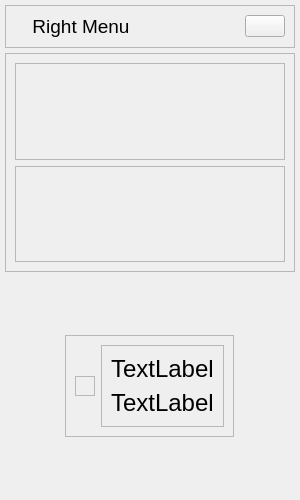
           <widget class="QCustomSlideMenu" name="rightMenuContainer" native="true">
            <property name="minimumSize">
             <size>
              <width>300</width>
              <height>500</height>
             </size>
            </property>
            <property name="maximumSize">
             <size>
              <width>232</width>
              <height>176</height>
             </size>
            </property>
            <layout class="QVBoxLayout" name="verticalLayout_11">
             <property name="spacing">
              <number>0</number>
             </property>
             <property name="leftMargin">
              <number>0</number>
             </property>
             <property name="topMargin">
              <number>0</number>
             </property>
             <property name="rightMargin">
              <number>0</number>
             </property>
             <property name="bottomMargin">
              <number>0</number>
             </property>
             <item>
              <widget class="QWidget" name="rightMenuSubContainer" native="true">
               <property name="minimumSize">
                <size>
                 <width>200</width>
                 <height>200</height>
                </size>
               </property>
               <layout class="QVBoxLayout" name="verticalLayout_12">
                <property name="spacing">
                 <number>5</number>
                </property>
                <property name="leftMargin">
                 <number>5</number>
                </property>
                <property name="topMargin">
                 <number>5</number>
                </property>
                <property name="rightMargin">
                 <number>5</number>
                </property>
                <property name="bottomMargin">
                 <number>5</number>
                </property>
                <item>
                 <widget class="QFrame" name="frame_8">
                  <property name="sizePolicy">
                   <sizepolicy hsizetype="Preferred" vsizetype="Fixed">
                    <horstretch>0</horstretch>
                    <verstretch>0</verstretch>
                   </sizepolicy>
                  </property>
                  <property name="frameShape">
                   <enum>QFrame::StyledPanel</enum>
                  </property>
                  <property name="frameShadow">
                   <enum>QFrame::Raised</enum>
                  </property>
                  <layout class="QHBoxLayout" name="horizontalLayout_9">
                   <item alignment="Qt::AlignHCenter">
                    <widget class="QLabel" name="label_7">
                     <property name="font">
                      <font>
                       <pointsize>14</pointsize>
                      </font>
                     </property>
                     <property name="text">
                      <string>Right Menu</string>
                     </property>
                     <property name="alignment">
                      <set>Qt::AlignCenter</set>
                     </property>
                    </widget>
                   </item>
                   <item alignment="Qt::AlignRight">
                    <widget class="QPushButton" name="closeRightMenuBtn">
                     <property name="toolTip">
                      <string>Close Menu</string>
                     </property>
                     <property name="text">
                      <string/>
                     </property>
                     <property name="icon">
                      <iconset resource="resources.qrc">
                       <normaloff>:/Icons/Images/icons/x-circle.svg</normaloff>:/Icons/Images/icons/x-circle.svg</iconset>
                     </property>
                     <property name="iconSize">
                      <size>
                       <width>40</width>
                       <height>40</height>
                      </size>
                     </property>
                    </widget>
                   </item>
                  </layout>
                 </widget>
                </item>
                <item>
                 <widget class="QFrame" name="frame_13">
                  <property name="styleSheet">
                   <string notr="true"/>
                  </property>
                  <property name="frameShape">
                   <enum>QFrame::StyledPanel</enum>
                  </property>
                  <property name="frameShadow">
                   <enum>QFrame::Raised</enum>
                  </property>
                  <layout class="QVBoxLayout" name="verticalLayout_16">
                   <item>
                    <widget class="QFrame" name="frame_14">
                     <property name="styleSheet">
                      <string notr="true">QPushButton#startBtn{
	
	background-color: rgb(0, 111, 37);
}



QPushButton#startBtn:pressed{


	background-color: rgb(21, 202, 1);

}
</string>
                     </property>
                     <property name="frameShape">
                      <enum>QFrame::StyledPanel</enum>
                     </property>
                     <property name="frameShadow">
                      <enum>QFrame::Raised</enum>
                     </property>
                     <layout class="QHBoxLayout" name="horizontalLayout_13"/>
                    </widget>
                   </item>
                   <item>
                    <widget class="QFrame" name="frame_15">
                     <property name="styleSheet">
                      <string notr="true">QPushButton#stopBtn{
	background-color: rgb(179, 35, 10);
}



QPushButton#stopBtn:pressed{


	background-color: rgb(255, 17, 0);

}
</string>
                     </property>
                     <property name="frameShape">
                      <enum>QFrame::StyledPanel</enum>
                     </property>
                     <property name="frameShadow">
                      <enum>QFrame::Raised</enum>
                     </property>
                     <layout class="QHBoxLayout" name="horizontalLayout_14"/>
                    </widget>
                   </item>
                  </layout>
                 </widget>
                </item>
                <item alignment="Qt::AlignVCenter">
                 <widget class="QCustomStackedWidget" name="rightMenuPages">
                  <property name="currentIndex">
                   <number>1</number>
                  </property>
                  <widget class="QWidget" name="page_4">
                   <layout class="QVBoxLayout" name="verticalLayout_13">
                    <item>
                     <widget class="QLabel" name="label_8">
                      <property name="font">
                       <font>
                        <pointsize>11</pointsize>
                       </font>
                      </property>
                      <property name="text">
                       <string>Profile</string>
                      </property>
                      <property name="alignment">
                       <set>Qt::AlignCenter</set>
                      </property>
                     </widget>
                    </item>
                   </layout>
                  </widget>
                  <widget class="QWidget" name="page_5">
                   <layout class="QVBoxLayout" name="verticalLayout_14">
                    <item alignment="Qt::AlignHCenter">
                     <widget class="QFrame" name="frame_9">
                      <property name="minimumSize">
                       <size>
                        <width>0</width>
                        <height>0</height>
                       </size>
                      </property>
                      <property name="frameShape">
                       <enum>QFrame::StyledPanel</enum>
                      </property>
                      <property name="frameShadow">
                       <enum>QFrame::Raised</enum>
                      </property>
                      <layout class="QHBoxLayout" name="horizontalLayout_10">
                       <item>
                        <widget class="QFrame" name="frame_10">
                         <property name="sizePolicy">
                          <sizepolicy hsizetype="Preferred" vsizetype="Fixed">
                           <horstretch>0</horstretch>
                           <verstretch>0</verstretch>
                          </sizepolicy>
                         </property>
                         <property name="frameShape">
                          <enum>QFrame::StyledPanel</enum>
                         </property>
                         <property name="frameShadow">
                          <enum>QFrame::Raised</enum>
                         </property>
                         <layout class="QVBoxLayout" name="verticalLayout_20"/>
                        </widget>
                       </item>
                       <item>
                        <widget class="QFrame" name="frame_12">
                         <property name="sizePolicy">
                          <sizepolicy hsizetype="Preferred" vsizetype="Fixed">
                           <horstretch>0</horstretch>
                           <verstretch>0</verstretch>
                          </sizepolicy>
                         </property>
                         <property name="frameShape">
                          <enum>QFrame::StyledPanel</enum>
                         </property>
                         <property name="frameShadow">
                          <enum>QFrame::Raised</enum>
                         </property>
                         <layout class="QVBoxLayout" name="verticalLayout_22">
                          <item>
                           <widget class="QLabel" name="label_17">
                            <property name="font">
                             <font>
                              <pointsize>18</pointsize>
                             </font>
                            </property>
                            <property name="text">
                             <string>TextLabel</string>
                            </property>
                           </widget>
                          </item>
                          <item>
                           <widget class="QLabel" name="label_16">
                            <property name="font">
                             <font>
                              <pointsize>18</pointsize>
                             </font>
                            </property>
                            <property name="text">
                             <string>TextLabel</string>
                            </property>
                           </widget>
                          </item>
                         </layout>
                        </widget>
                       </item>
                      </layout>
                     </widget>
                    </item>
                   </layout>
                  </widget>
                 </widget>
                </item>
               </layout>
              </widget>
             </item>
            </layout>
           </widget>
